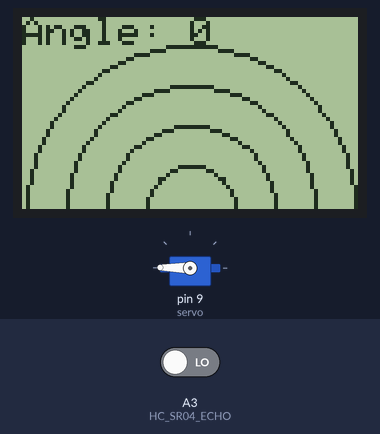
The program below on a simulated Arduino Uno, built with avr-gcc and run on an emulated ATmega328P. Parts: servo, 84×48 one-colour display. The inputs (shaded band) are chosen by the test bench; at power-on: A3 (HC_SR04_ECHO) LOW.

Above: at 4.1 s.
At 12.4 s:
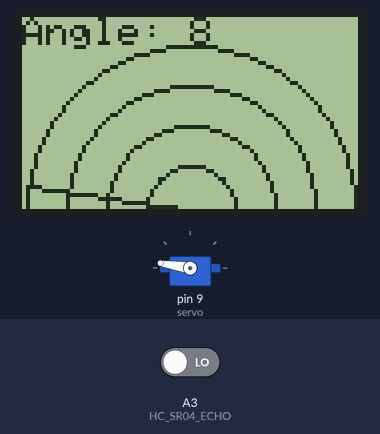
At 20.7 s:
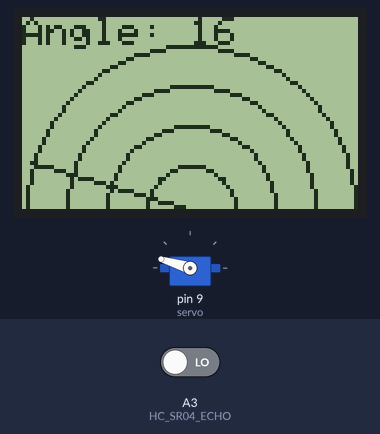
At 38.4 s:
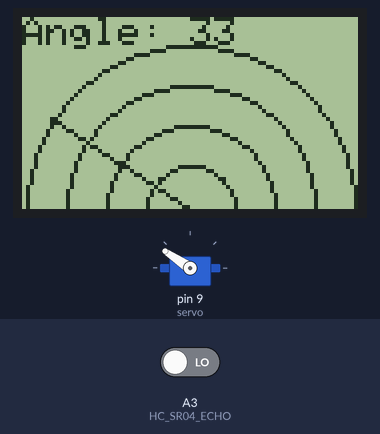
Timing chart, 0 to 40.0 s (numbered marks = the images above):
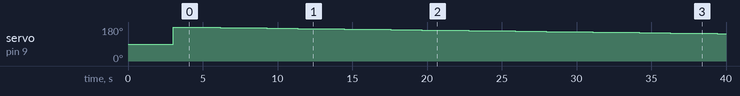

Measured:
- by itself, servo on pin 9 (servo): 90° → 180° at 3.0 s, → 179° 1.0 s later, → 178° 1.0 s later, → 177° 1.0 s later, … (36 changes in this stretch)
- what the display in image 0 shows lasts 1.0 s, from 4.1 s to 5.1 s

The program:

main.cpp
```cpp
#include <Arduino.h>
#include <Adafruit_GFX.h>
#include <SPI.h>
#include <Adafruit_GrayOLED.h>
#include <Adafruit_PCD8544.h>
#include <Servo.h>
#include <Ultrasonic.h>
#include <stdio.h>

#define HC_SR04_TRIGGER A2
#define HC_SR04_ECHO A3
Servo servo;
Adafruit_PCD8544 display = Adafruit_PCD8544(7, 6, 5, 4, 3);

Ultrasonic ultrasonic(HC_SR04_TRIGGER, HC_SR04_ECHO);

unsigned long objects[180] = {};

unsigned long timing();
unsigned long calculate_distance();
void draw_dial(int angle);
void draw_object_line(int value, int angle);

void clear_objects();
void setup_display();
void ultrasonic_radar();

void setup()
{
  Serial.begin(9600);
  clear_objects();
  servo.attach(9);
  setup_display();
  delay(1000);
}

void loop()
{
  ultrasonic_radar();
}

void clear_objects()
{
  memset(objects, 0, sizeof(objects));
}

unsigned long calculate_distance()
{
  unsigned long microsec = timing();
  return microsec * 0.034 / 2;
}

unsigned long timing()
{
  digitalWrite(HC_SR04_TRIGGER, LOW);
  delayMicroseconds(2);
  digitalWrite(HC_SR04_TRIGGER, HIGH);
  delayMicroseconds(20);
  digitalWrite(HC_SR04_TRIGGER, LOW);
  return pulseIn(HC_SR04_ECHO, HIGH);
}

void draw_object_line(int value, int angle)
{
  int x0 = 42 - 41 * cos(angle * 3.14 / 180);
  int y0 = 48 - 41 * sin(angle * 3.14 / 180);
  int x1 = 42 - value * cos(angle * 3.14 / 180);
  int y1 = 48 - value * sin(angle * 3.14 / 180);
  display.drawLine(x1, y1, x0, y0, BLACK);
}

void draw_dial(int angle)
{
  display.setTextSize(1);
  display.setCursor(0, 0);
  display.write("Angle: ");
  display.print(angle);
  display.endWrite();
  display.drawCircle(42, 48, 41, BLACK);
  display.drawCircle(42, 48, 31, BLACK);
  display.drawCircle(42, 48, 21, BLACK);
  display.drawCircle(42, 48, 11, BLACK);
  int x = 42 - 41 * cos(angle * 3.14 / 180);
  int y = 48 - 41 * sin(angle * 3.14 / 180);
  display.drawLine(42, 48, x, y, BLACK);
}

void setup_display()
{
  display.begin();
  display.setContrast(60);
  delay(2000);
  display.clearDisplay();
}

void setup_pins()
{
  pinMode(HC_SR04_TRIGGER, OUTPUT);
  pinMode(HC_SR04_ECHO, INPUT);
}

void ultrasonic_radar()
{
  for (int16_t i = 0; i < 180; ++i)
  {
    servo.write(180 - i);
    display.clearDisplay();
    draw_dial(i);
    unsigned long distance = calculate_distance();

    if (distance < 41)
      objects[i] = distance;
    else
      objects[i] = 0;

    int pos = i - 30;
    if (pos < 0)
      pos = 0;
    for (int k = pos; k < i; k++)
      if (objects[k])
        draw_object_line(objects[k], k);
    display.display();
    delay(15);
  }
  clear_objects();

  display.clearDisplay();
  for (int i = 180; i > 0; i--)
  {
    servo.write(180 - i);
    display.clearDisplay();
    draw_dial(i);
    unsigned long distance = calculate_distance();
    if (distance < 41)
      objects[i] = distance;
    else
      objects[i] = 0;

    int pos = i + 30;
    if (pos > 179)
      pos = 179;
    for (int k = pos; k > i; k--)
      if (objects[k])
        draw_object_line(objects[k], k);

    display.display();
    delay(15);
  }
  clear_objects();
}
```
